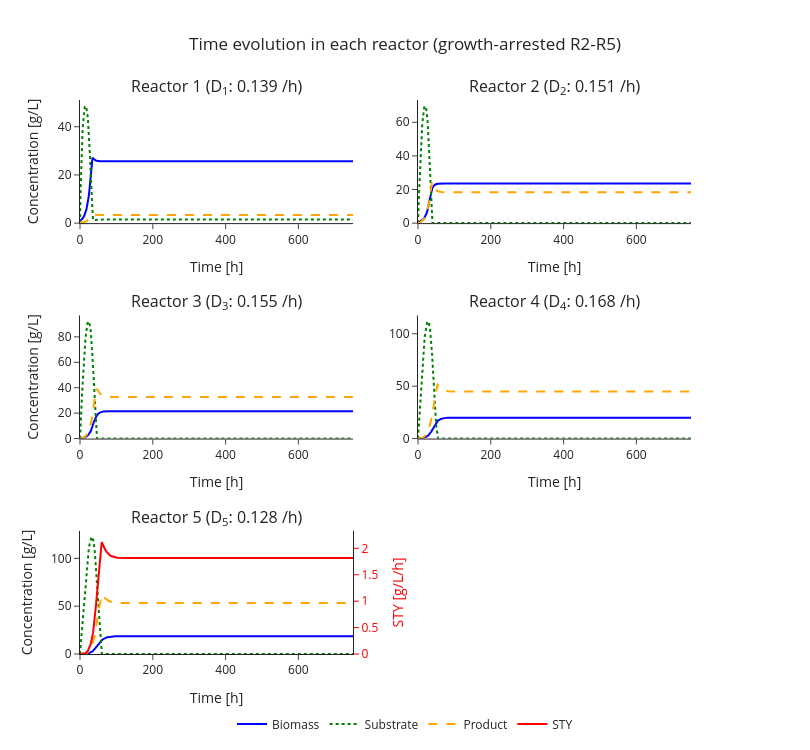

The notebook cell saved with this chart:
### Code cell
# Fig. A.5: dynamic simulation, growth-arrested R2-R5
model = five_stage_models["growth-arrested R2-R5"]
fig = ContiPlotter(model, ContiSolver(model)).plot_time_evolution()
fig.update_layout(title="Time evolution in each reactor (growth-arrested R2-R5)", title_x=0.5,
                  legend=dict(orientation="h", y=-0.1, x=0.5, xanchor="center"))
fig.show()

### Figure 1 — Plotly figure (JSON) as saved in the notebook; plotly's stock layout.template omitted (floating-point values rounded to 4 significant figures; data arrays with more than 128 entries replaced by an {"elided": "..."} marker saying what was removed)
{"data": [{"line": {"color": "blue"}, "mode": "lines", "name": "Biomass", "showlegend": false, "type": "scatter", "x": {"elided": "416 float values"}, "xaxis": "x", "y": {"elided": "416 float values"}, "yaxis": "y"}, {"line": {"color": "green", "dash": "dot"}, "mode": "lines", "name": "Substrate", "showlegend": false, "type": "scatter", "x": {"elided": "416 float values"}, "xaxis": "x", "y": {"elided": "416 float values"}, "yaxis": "y"}, {"line": {"color": "orange", "dash": "dash"}, "mode": "lines", "name": "Product", "showlegend": false, "type": "scatter", "x": {"elided": "416 float values"}, "xaxis": "x", "y": {"elided": "416 float values"}, "yaxis": "y"}, {"line": {"color": "blue"}, "mode": "lines", "name": "Biomass", "showlegend": false, "type": "scatter", "x": {"elided": "416 float values"}, "xaxis": "x2", "y": {"elided": "416 float values"}, "yaxis": "y3"}, {"line": {"color": "green", "dash": "dot"}, "mode": "lines", "name": "Substrate", "showlegend": false, "type": "scatter", "x": {"elided": "416 float values"}, "xaxis": "x2", "y": {"elided": "416 float values"}, "yaxis": "y3"}, {"line": {"color": "orange", "dash": "dash"}, "mode": "lines", "name": "Product", "showlegend": false, "type": "scatter", "x": {"elided": "416 float values"}, "xaxis": "x2", "y": {"elided": "416 float values"}, "yaxis": "y3"}, {"line": {"color": "blue"}, "mode": "lines", "name": "Biomass", "showlegend": false, "type": "scatter", "x": {"elided": "416 float values"}, "xaxis": "x3", "y": {"elided": "416 float values"}, "yaxis": "y5"}, {"line": {"color": "green", "dash": "dot"}, "mode": "lines", "name": "Substrate", "showlegend": false, "type": "scatter", "x": {"elided": "416 float values"}, "xaxis": "x3", "y": {"elided": "416 float values"}, "yaxis": "y5"}, {"line": {"color": "orange", "dash": "dash"}, "mode": "lines", "name": "Product", "showlegend": false, "type": "scatter", "x": {"elided": "416 float values"}, "xaxis": "x3", "y": {"elided": "416 float values"}, "yaxis": "y5"}, {"line": {"color": "blue"}, "mode": "lines", "name": "Biomass", "showlegend": false, "type": "scatter", "x": {"elided": "416 float values"}, "xaxis": "x4", "y": {"elided": "416 float values"}, "yaxis": "y7"}, {"line": {"color": "green", "dash": "dot"}, "mode": "lines", "name": "Substrate", "showlegend": false, "type": "scatter", "x": {"elided": "416 float values"}, "xaxis": "x4", "y": {"elided": "416 float values"}, "yaxis": "y7"}, {"line": {"color": "orange", "dash": "dash"}, "mode": "lines", "name": "Product", "showlegend": false, "type": "scatter", "x": {"elided": "416 float values"}, "xaxis": "x4", "y": {"elided": "416 float values"}, "yaxis": "y7"}, {"line": {"color": "blue"}, "mode": "lines", "name": "Biomass", "showlegend": true, "type": "scatter", "x": {"elided": "416 float values"}, "xaxis": "x5", "y": {"elided": "416 float values"}, "yaxis": "y9"}, {"line": {"color": "green", "dash": "dot"}, "mode": "lines", "name": "Substrate", "showlegend": true, "type": "scatter", "x": {"elided": "416 float values"}, "xaxis": "x5", "y": {"elided": "416 float values"}, "yaxis": "y9"}, {"line": {"color": "orange", "dash": "dash"}, "mode": "lines", "name": "Product", "showlegend": true, "type": "scatter", "x": {"elided": "416 float values"}, "xaxis": "x5", "y": {"elided": "416 float values"}, "yaxis": "y9"}, {"line": {"color": "red"}, "mode": "lines", "name": "STY", "showlegend": true, "type": "scatter", "x": {"elided": "416 float values"}, "xaxis": "x5", "y": {"elided": "416 float values"}, "yaxis": "y10"}], "layout": {"annotations": [{"font": {"size": 16}, "showarrow": false, "text": "Reactor 1 (D<sub>1</sub>: 0.139 /h)", "x": 0.21, "xanchor": "center", "xref": "paper", "y": 1, "yanchor": "bottom", "yref": "paper"}, {"font": {"size": 16}, "showarrow": false, "text": "Reactor 2 (D<sub>2</sub>: 0.151 /h)", "x": 0.73, "xanchor": "center", "xref": "paper", "y": 1, "yanchor": "bottom", "yref": "paper"}, {"font": {"size": 16}, "showarrow": false, "text": "Reactor 3 (D<sub>3</sub>: 0.155 /h)", "x": 0.21, "xanchor": "center", "xref": "paper", "y": 0.6111, "yanchor": "bottom", "yref": "paper"}, {"font": {"size": 16}, "showarrow": false, "text": "Reactor 4 (D<sub>4</sub>: 0.168 /h)", "x": 0.73, "xanchor": "center", "xref": "paper", "y": 0.6111, "yanchor": "bottom", "yref": "paper"}, {"font": {"size": 16}, "showarrow": false, "text": "Reactor 5 (D<sub>5</sub>: 0.128 /h)", "x": 0.21, "xanchor": "center", "xref": "paper", "y": 0.2222, "yanchor": "bottom", "yref": "paper"}], "height": 750, "legend": {"orientation": "h", "x": 0.5, "xanchor": "center", "y": -0.1}, "title": {"text": "Time evolution in each reactor (growth-arrested R2-R5)", "x": 0.5}, "width": 810, "xaxis": {"anchor": "y", "domain": [0, 0.42], "title": {"text": "Time [h]"}}, "xaxis2": {"anchor": "y3", "domain": [0.52, 0.94], "title": {"text": "Time [h]"}}, "xaxis3": {"anchor": "y5", "domain": [0, 0.42], "title": {"text": "Time [h]"}}, "xaxis4": {"anchor": "y7", "domain": [0.52, 0.94], "title": {"text": "Time [h]"}}, "xaxis5": {"anchor": "y9", "domain": [0, 0.42], "title": {"text": "Time [h]"}}, "yaxis": {"anchor": "x", "domain": [0.7778, 1], "range": [0, 51.12], "title": {"text": "Concentration [g/L]"}}, "yaxis10": {"anchor": "x5", "color": "red", "overlaying": "y9", "range": [0, 2.33], "side": "right", "title": {"text": "STY [g/L/h]"}}, "yaxis2": {"anchor": "x", "overlaying": "y", "side": "right"}, "yaxis3": {"anchor": "x2", "domain": [0.7778, 1], "range": [0, 73.25]}, "yaxis4": {"anchor": "x2", "overlaying": "y3", "side": "right"}, "yaxis5": {"anchor": "x3", "domain": [0.3889, 0.6111], "range": [0, 96.85], "title": {"text": "Concentration [g/L]"}}, "yaxis6": {"anchor": "x3", "overlaying": "y5", "side": "right"}, "yaxis7": {"anchor": "x4", "domain": [0.3889, 0.6111], "range": [0, 117.5]}, "yaxis8": {"anchor": "x4", "overlaying": "y7", "side": "right"}, "yaxis9": {"anchor": "x5", "domain": [0, 0.2222], "range": [0, 128.7], "title": {"text": "Concentration [g/L]"}}}}
